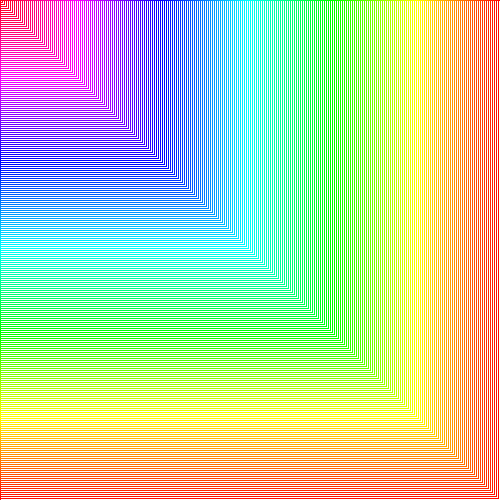
Frame 1 (no input)
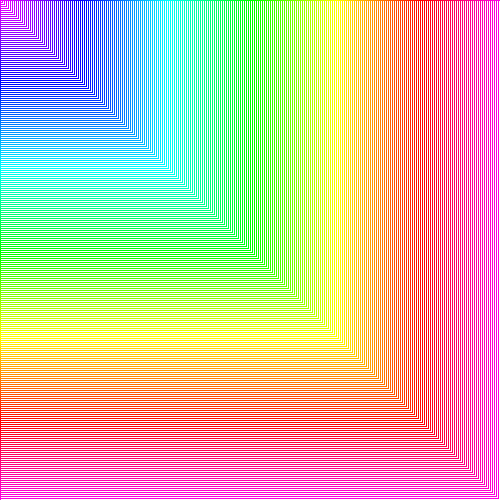
Frame 60 (the mouse pressed at the canvas centre just before this capture)
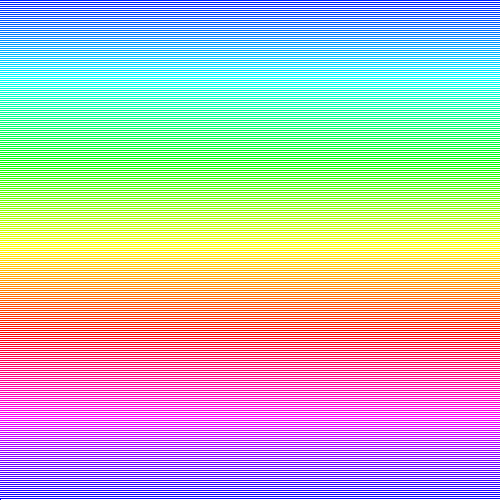
Frame 120 (the mouse held since frame 60 and released just before this capture)

The Processing sketch that drew these frames (run headless with seeded random() and noise(); from frame 60 on, the mouse is pressed at the canvas centre):

// Processing sketch: processing_111787
// ── processing_111787.pde


void setup (){
  size (500,500);
 colorMode(HSB);
}

 float hue=0;
void draw(){
     background(255);
     if(mouseX<250 && mouseY<250){
    
    for (int i=0;i<250;i++){
     hue=(hue+1)%255;
      stroke(hue,255,255);
      rect(0,0,width-i*2,height-i*2);
      frameRate(15);
    }
    }
   else if(mouseX<250 && mouseY>250){
    for (int i=0;i<250;i++){
     hue=(hue+1)%255;
      stroke(hue,255,255);
      rect(0,500,width-i*2,-height-i*2);
      frameRate(15);
    } 
   }
   else if(mouseX>250 && mouseY>250){
    for (int i=0;i<250;i++){
     hue=(hue+1)%255;
      stroke(hue,255,255);
      rect(500,500,-width+i*2,-height+i*2);
      frameRate(15);
    } 
   }  
   else {
    for (int i=0;i<250;i++){
     hue=(hue+1)%255;
      stroke(hue,255,255);
      rect(500,0,-width-i*2,height-i*2);
      frameRate(15);
    } 
   }
   //void keyPressed
    //fill(random(255),255,255);
// ellipse(mouseX,mouseY,20,20);
 
}
